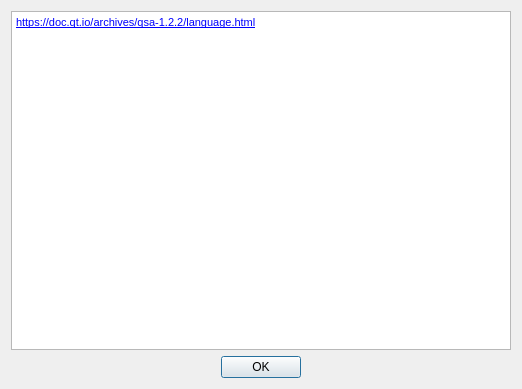
<?xml version="1.0" encoding="UTF-8"?>
<ui version="4.0">
 <class>AboutScriptDialog</class>
 <widget class="QDialog" name="AboutScriptDialog">
  <property name="geometry">
   <rect>
    <x>0</x>
    <y>0</y>
    <width>522</width>
    <height>389</height>
   </rect>
  </property>
  <layout class="QVBoxLayout" name="verticalLayout">
   <item>
    <widget class="QTextEdit" name="textEdit">
     <property name="html">
      <string>&lt;!DOCTYPE HTML PUBLIC &quot;-//W3C//DTD HTML 4.0//EN&quot; &quot;http://www.w3.org/TR/REC-html40/strict.dtd&quot;&gt;
&lt;html&gt;&lt;head&gt;&lt;meta name=&quot;qrichtext&quot; content=&quot;1&quot; /&gt;&lt;style type=&quot;text/css&quot;&gt;
p, li { white-space: pre-wrap; }
&lt;/style&gt;&lt;/head&gt;&lt;body style=&quot; font-family:'MS Shell Dlg 2'; font-size:7.875pt; font-weight:400; font-style:normal;&quot;&gt;
&lt;p style=&quot; margin-top:0px; margin-bottom:0px; margin-left:0px; margin-right:0px; -qt-block-indent:0; text-indent:0px;&quot;&gt;&lt;a href=&quot;https://doc.qt.io/archives/qsa-1.2.2/language.html&quot;&gt;&lt;span style=&quot; font-size:8pt; text-decoration: underline; color:#0000ff;&quot;&gt;https://doc.qt.io/archives/qsa-1.2.2/language.html&lt;/span&gt;&lt;/a&gt;&lt;/p&gt;&lt;/body&gt;&lt;/html&gt;</string>
     </property>
    </widget>
   </item>
   <item>
    <widget class="QDialogButtonBox" name="buttonBox">
     <property name="orientation">
      <enum>Qt::Horizontal</enum>
     </property>
     <property name="standardButtons">
      <set>QDialogButtonBox::Ok</set>
     </property>
     <property name="centerButtons">
      <bool>true</bool>
     </property>
    </widget>
   </item>
  </layout>
 </widget>
 <resources/>
 <connections>
  <connection>
   <sender>buttonBox</sender>
   <signal>accepted()</signal>
   <receiver>AboutScriptDialog</receiver>
   <slot>accept()</slot>
   <hints>
    <hint type="sourcelabel">
     <x>248</x>
     <y>254</y>
    </hint>
    <hint type="destinationlabel">
     <x>157</x>
     <y>274</y>
    </hint>
   </hints>
  </connection>
  <connection>
   <sender>buttonBox</sender>
   <signal>rejected()</signal>
   <receiver>AboutScriptDialog</receiver>
   <slot>reject()</slot>
   <hints>
    <hint type="sourcelabel">
     <x>316</x>
     <y>260</y>
    </hint>
    <hint type="destinationlabel">
     <x>286</x>
     <y>274</y>
    </hint>
   </hints>
  </connection>
 </connections>
</ui>
